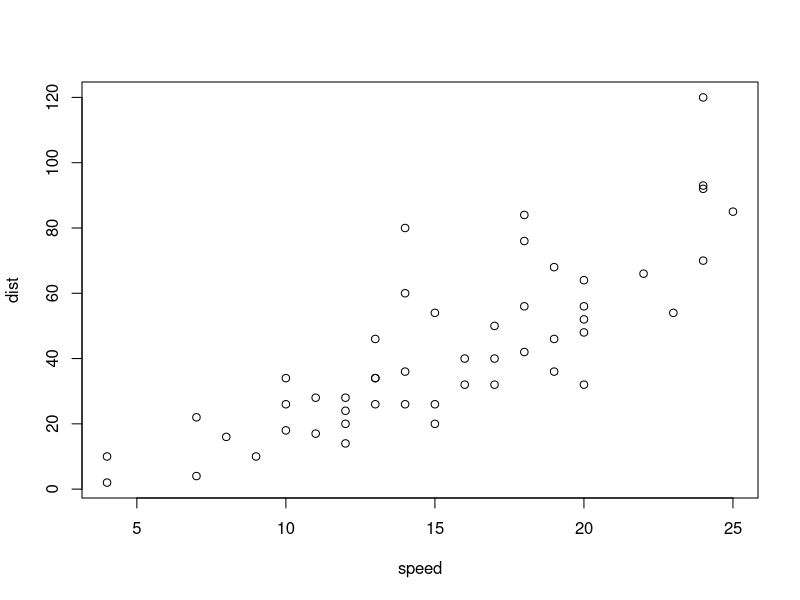
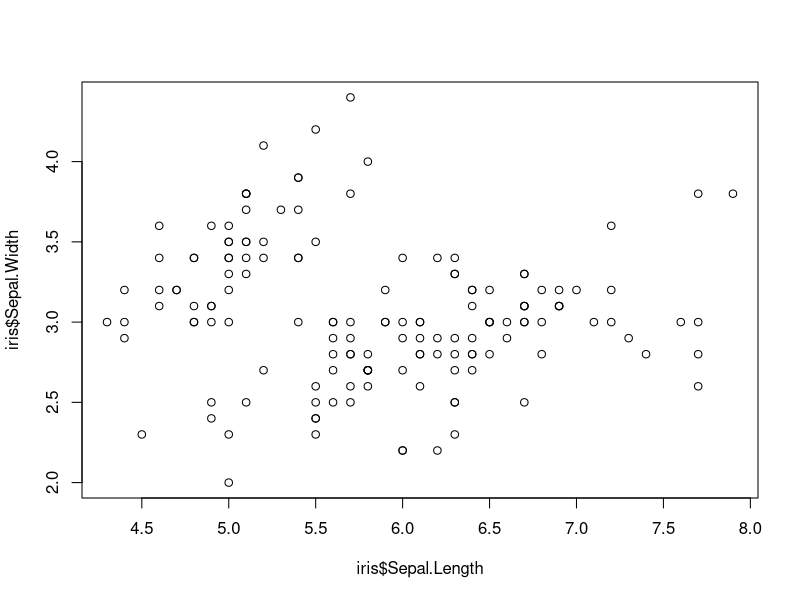

Generate these figures, in order, with R:
## ---- chunk 1
plot(cars)
## ---- chunk 2
plot(iris$Sepal.Length, iris$Sepal.Width)

